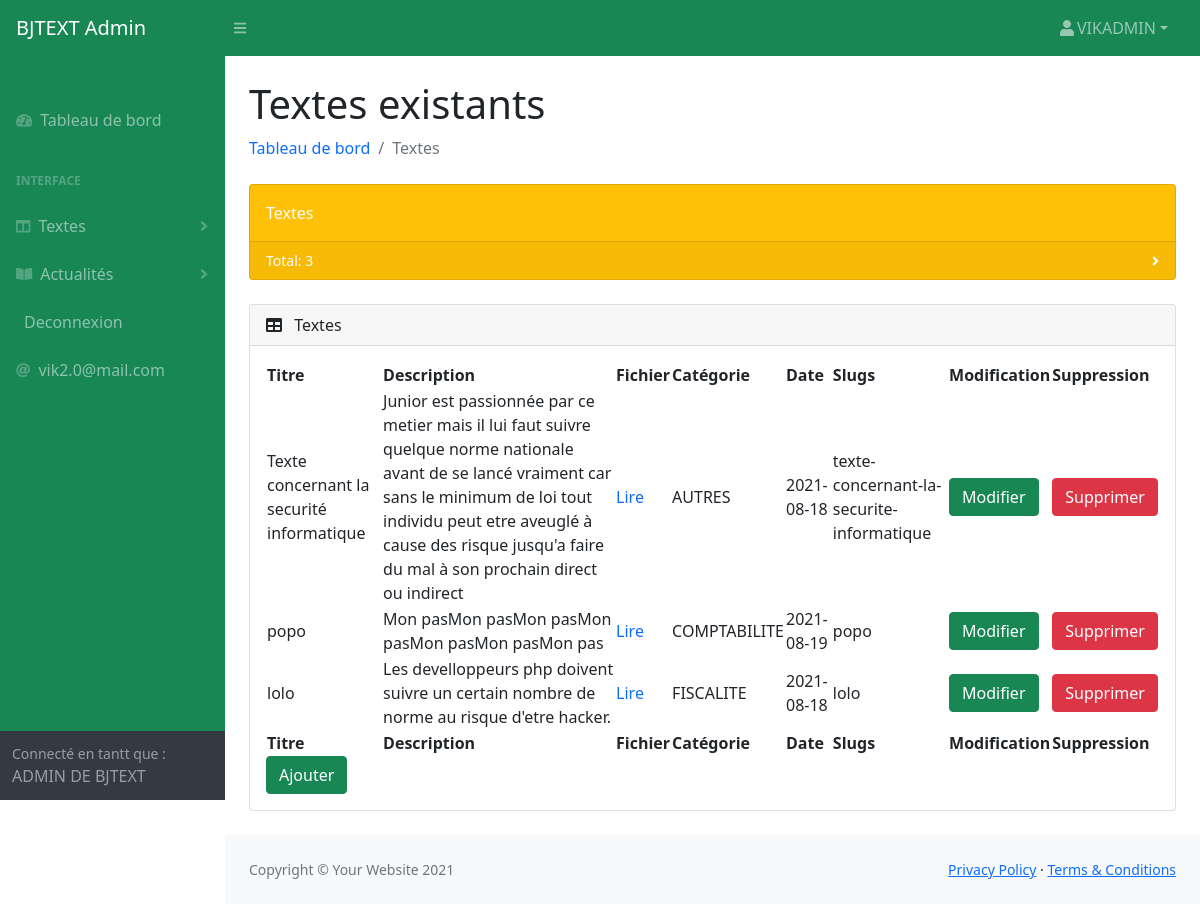
Screenshot of /Controller/admin/Textes.php (signed in) with the database file from the repository.
### tables this page shows
CREATE TABLE `abw_texte` (
  `texte_id` int(255) NOT NULL,
  `texte_titre` varchar(255) NOT NULL,
  `texte_mot_cles` varchar(255) NOT NULL,
  `texte_description` text NOT NULL,
  `texte_fichier_pdf` varchar(255) NOT NULL,
  `texte_categories` varchar(255) NOT NULL,
  `texte_date` date NOT NULL,
  `texte_slug` varchar(100) NOT NULL
);

### Controller/admin/Textes.php (called while the page is built)
<?php
     require ('../../config.php');
     require('../../Modele/modele.php');
    $cptext=cpttexte($bdd); $cpnews=cptnews($bdd);
    $statement=afficherTexte($bdd);
    Include ('../../Vue/admin/Textes.php');
?>

### Modele/modele.php (called while the page is built, shortened)
<?php
       function cpttexte($bdd){
     $req =$bdd->query('SELECT COUNT(*) FROM abw_texte') ;
     return $req;
    }
    function afficherTexte($bdd){
      $req = $bdd->query('SELECT *	FROM abw_texte');
      return $req;
    }
?>

### Vue/admin/Textes.php (the view, shortened to what this page needs)
<!DOCTYPE html>
<html lang="en">
    <head>
        <link href="https://cdn.jsdelivr.net/npm/simple-datatables@latest/dist/style.css" rel="stylesheet" />
        <link href="/bjtext/asset/css/styles.css" rel="stylesheet" />
        <link rel="stylesheet"href="https://cdn.jsdelivr.net/npm/@strongdm/glyphicon@0.0.5/src/css/bootstrap-glyphicons.min.css">
    </head>
    <body class="sb-nav-fixed">
        <nav class="sb-topnav navbar navbar-expand navbar-dark bg-success">
            <a class="navbar-brand ps-3" href="#"> BJTEXT Admin </a>
            <button class="btn btn-link btn-sm order-1 order-lg-0 me-4 me-lg-0" id="sidebarToggle" href="#!"><i class="fas fa-bars"></i></button>
           <ul class="navbar-nav ms-auto ms-md-0 me-3 me-lg-4">
                <li class="nav-item dropdown">
                    <a class="nav-link dropdown-toggle" id="navbarDropdown" href="#" role="button" data-bs-toggle="dropdown" aria-expanded="false"><i class="fas fa-user fa-fw"></i><?php echo $_SESSION['nom'] ; ?></a>
                </li>
            </ul>
        </nav>
        <div id="layoutSidenav">
            <div id="layoutSidenav_nav">
                <nav class="sb-sidenav accordion sb-sidenav-dark bg-success" id="sidenavAccordion">
                    <div class="sb-sidenav-menu">
                        <div class="nav">
                            <div class="sb-sidenav-menu-heading"> </div>
                            <a class="nav-link" href="index.php">
                                <div class="sb-nav-link-icon"><i class="fas fa-tachometer-alt"></i></div>
                                Tableau de bord
                            </a>
                            <div class="sb-sidenav-menu-heading">Interface</div>
                            <a class="nav-link collapsed" href="#" data-bs-toggle="collapse" data-bs-target="#collapseLayouts" aria-expanded="false" aria-controls="collapseLayouts">
                                <div class="sb-nav-link-icon"><i class="fas fa-columns"></i></div>
                                Textes
                                <div class="sb-sidenav-collapse-arrow"><i class="fas fa-angle-down"></i></div>
                            </a>
                            <a class="nav-link collapsed" href="#" data-bs-toggle="collapse" data-bs-target="#collapsePages" aria-expanded="false" aria-controls="collapsePages">
                                <div class="sb-nav-link-icon"><i class="fas fa-book-open"></i></div>
                               Actualités
                                <div class="sb-sidenav-collapse-arrow"><i class="fas fa-angle-down"></i></div>
                            </a>
                            <a class="nav-link" href="logout.php">
                                Deconnexion
                            </a>
                            <span class="nav-link" href="tables.html">
                                <div class="sb-nav-link-icon"><i class="fas fa-at"></i></div>
                                <?php echo $_SESSION['mail'] ;?>
                            </span>
                        </div>
                    </div>
                    <div class="sb-sidenav-footer">
                    <div class="small">Connecté en tantt que :</div>
                        ADMIN DE BJTEXT
                    </div>
                </nav>
            </div>
            <div id="layoutSidenav_content">
                <main>
                    <div class="container-fluid px-4">
                        <h1 class="mt-4">Textes existants</h1>
                        <ol class="breadcrumb mb-4">
                            <li class="breadcrumb-item"><a href="index.php" class="text-decoration-none">Tableau de bord</a></li>
                            <li class="breadcrumb-item active">Textes</li>
                        </ol>
                        <div class="row">
                            <div class="col-xl-12 col-md-12">
                                <div class="card bg-warning text-white mb-4">
                                    <div class="card-body">Textes</div>
                                    <div class="card-footer d-flex align-items-center justify-content-between">
                                        <a class="small text-white stretched-link text-decoration-none" href="#">Total: <?php $nb=$cptext->fetchColumn(); echo $nb; ?></a>
                                        <div class="small text-white"><i class="fas fa-angle-right"></i></div>
                                    </div>
                                </div>
                            </div>
                        </div>
                        <div class="card mb-4">
                            <div class="card-header">
                                <i class="fas fa-table me-2"></i>
                                Textes
                            </div>
                            <div class="card-body">
                                <table id="datatablesSimple">
                                    <thead>
                                        <tr>
                                        <th>Titre</th>
                                            <th>Description</th>
                                            <th>Fichier</th>
                                            <th>Catégorie</th>
                                            <th>Date</th>
                                            <th>Slugs</th>
                                            <th>Modification</th>
                                            <th>Suppression</th>
                                        </tr>
                                    </thead>
                                    <tfoot>
                                        <tr>
                                            <th>Titre</th>
                                            <th>Description</th>
                                            <th>Fichier</th>
                                            <th>Catégorie</th>
                                            <th>Date</th>
                                            <th>Slugs</th>
                                            <th>Modification</th>
                                            <th>Suppression</th>
                                        </tr>
                                    </tfoot>
                                    <tbody>
                                        <?php
                                       while($texte = $statement->fetch()){
                                      echo '<tr>';
                                           echo '<td>'.$texte['texte_titre'].'</td>';
                                           echo '<td>'.$texte['texte_description'].'</td>';
                                           echo '<td><a class ="text-decoration-none" href="pdf.php?pdf='.$texte['texte_fichier_pdf'].'"><span class="glyphicon glyphicon-eye-open"></span>Lire<a/></td>';
                                            echo '<td>'.$texte['texte_categories'].'</td>';
                                            echo '<td>'.$texte['texte_date'].'</td>';
                                            echo '<td>'.$texte['texte_slug'].'</td>';
                                            echo'<td><a class="btn btn-success" href="modifier.php?id='.$texte['texte_slug'].'"><span class="glyphicon glyphicon-pencil"><span>Modifier</a></td>';
                                            echo'<td><a class="btn btn-danger" href="supprimer.php?id='.$texte['texte_slug'].'&amp;'.'fichier='.$texte['texte_fichier_pdf'].'"><span class="glyphicon glyphicon-trash"><span>Supprimer</a></td>';
                                     echo '</tr>';
                                        }
                                        ?>
                                    </tbody>
                                </table><div><td><a class="btn btn-success" href="ajoutText.php"><span class="glyphicon glyphicon-plus"><span>Ajouter</a></div>
                            </div>
                        </div>
                    </div>
                </main>
                <footer class="py-4 bg-light mt-auto">
                    <div class="container-fluid px-4">
                        <div class="d-flex align-items-center justify-content-between small">
                            <div class="text-muted">Copyright &copy; Your Website 2021</div>
                            <div>
                                <a href="#">Privacy Policy</a>
                                &middot;
                                <a href="#">Terms &amp; Conditions</a>
                            </div>
                        </div>
                    </div>
                </footer>
            </div>
        </div>
    </body>
</html>

### rows the page displays
abw_texte: texte_titre "Texte concernant la securité informatique", texte_description "Junior est passionnée par ce metier mais il lui faut suivre quelque norme nationale avant de se lancé vraiment car sans le minimum de loi tout individu peut etre aveuglé à cause des risque jusqu'a faire du mal à son prochain direct ou indirect", texte_categories "AUTRES", texte_date "2021-08-18", texte_slug "texte-concernant-la-securite-informatique"
abw_texte: texte_titre "popo", texte_description "Mon pasMon pasMon pasMon pasMon pasMon pasMon pas", texte_categories "COMPTABILITE", texte_date "2021-08-19", texte_slug "popo"
abw_texte: texte_titre "lolo", texte_description "Les develloppeurs php doivent suivre un certain nombre de norme au risque d'etre hacker.", texte_categories "FISCALITE", texte_date "2021-08-18", texte_slug "lolo"

### other values shown
$_SESSION['nom'] "VIKADMIN"
$_SESSION['mail'] "vik2.0@mail.com"
$nb "3"
